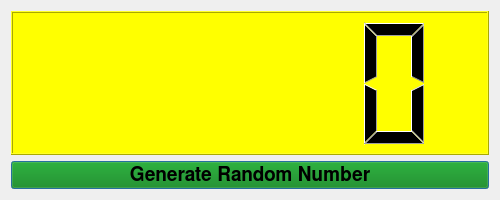
<?xml version="1.0" encoding="UTF-8"?>
<ui version="4.0">
 <class>Dialog</class>
 <widget class="QDialog" name="Dialog">
  <property name="geometry">
   <rect>
    <x>0</x>
    <y>0</y>
    <width>500</width>
    <height>200</height>
   </rect>
  </property>
  <property name="windowTitle">
   <string>Dialog</string>
  </property>
  <property name="styleSheet">
   <string notr="true">QLCDNumber{
background:yellow
}

QPushButton{
background:green
}</string>
  </property>
  <layout class="QVBoxLayout" name="verticalLayout">
   <item>
    <widget class="QLCDNumber" name="lcdNumber"/>
   </item>
   <item>
    <widget class="QPushButton" name="pushButton">
     <property name="font">
      <font>
       <family>FreeSans</family>
       <pointsize>14</pointsize>
       <bold>true</bold>
      </font>
     </property>
     <property name="text">
      <string>Generate Random Number</string>
     </property>
    </widget>
   </item>
  </layout>
 </widget>
 <resources/>
 <connections/>
</ui>
